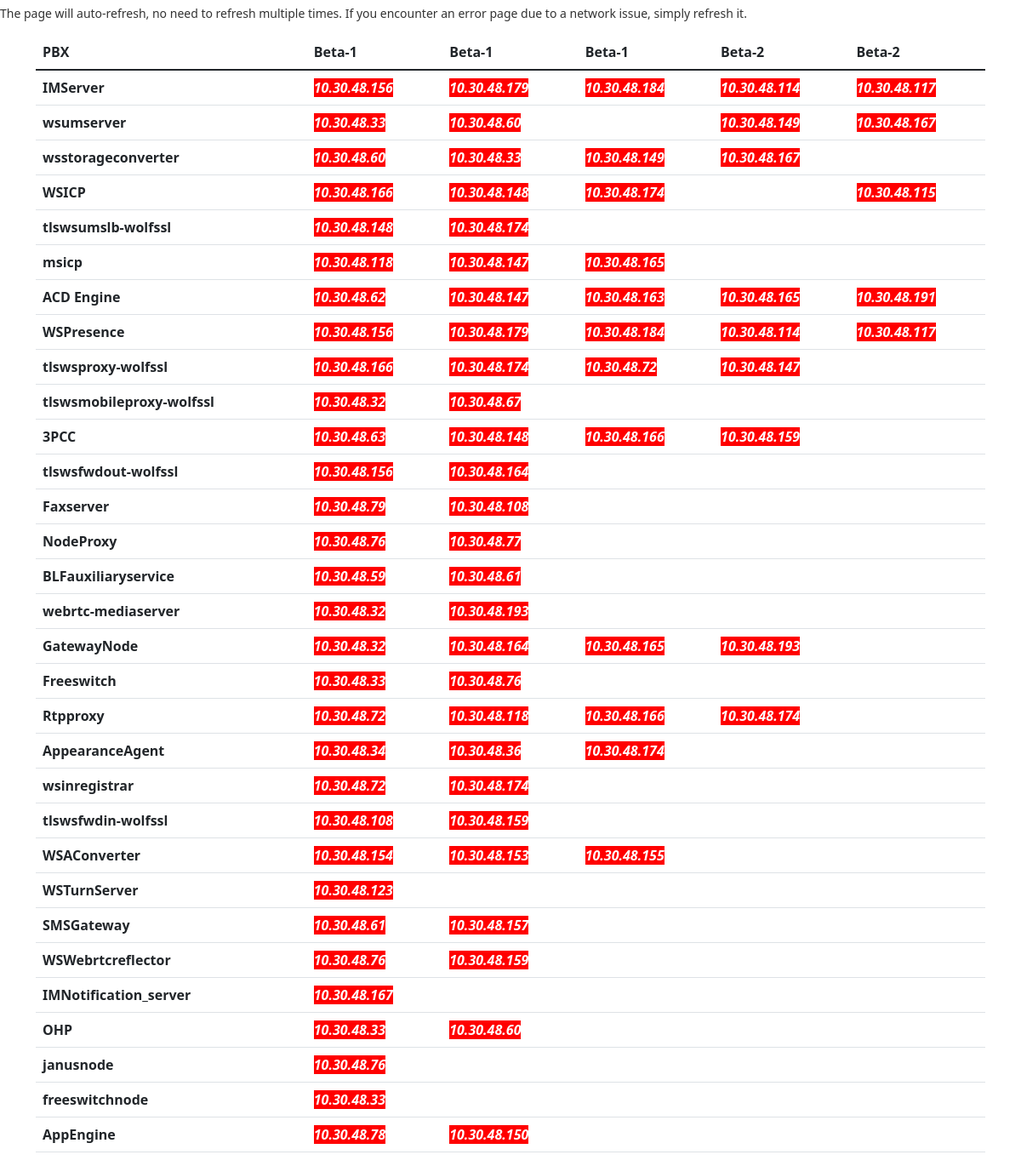
Page /pbx on the committed database.
### Home/models.py (models this page shows, shortened)
class WebBeta2(models.Model):
    service_name = models.CharField(max_length=200)
    ip1 = models.CharField(max_length=200,blank=True)
    ip2 = models.CharField(max_length=200,blank=True)
    ip3 = models.CharField(max_length=200,blank=True)
    ip4 = models.CharField(max_length=200,blank=True)
    ip5 = models.CharField(max_length=200,blank=True)

### Home/views.py (the view)
# urls.py: path("pbx", views.pbx, name='pbx' ),
def pbx(request):
    print("++++++++++++++++++++++++++++++++++++++++++++++++++++++++++++++++++++++")
    WebB1 = WebBeta2.objects.all().values()
    i = 0
    data = []
    for row in WebB1:
        while i < len(WebB1):
            tmp = list((WebB1[i]).values())
            i = i + 1
            data.append(tmp)
    counter1 = 0    #  number of object /service in WebB1
    service_status = []
    service_status_ip = []
    service_status_name = []
    for x in data:
        while counter1 < len(data):
            service_name = data[counter1][1]
            service_ip = data[counter1][2:]
            counter1 = counter1 + 1
            if (service_ip[0] != '' ):
                serviceurl1 = UrlReturn(service_name, service_ip[0])
                res1 = webnagios(serviceurl1)
            else:
                res1 = 'Absent'
            if (service_ip[1] != '' ):
                serviceurl2 = UrlReturn(service_name, service_ip[1])
                res2 = webnagios(serviceurl2)
            else:
                res2 = 'Absent'
            if (service_ip[2] != '' ):
                serviceurl3 = UrlReturn(service_name, service_ip[2])
                res3 = webnagios(serviceurl3)
            else:
                res3 = 'Absent'
            if (service_ip[3] != '' ):
                serviceurl4 = UrlReturn(service_name, service_ip[3])
                res4 = webnagios(serviceurl4)
            else:
                res4 = 'no'
            if (service_ip[4] != '' ):
                serviceurl5 = UrlReturn(service_name, service_ip[4])
                res5 = webnagios(serviceurl5)
            else:
                res5 = 'no'
            service_status.append(res1)
            service_status_ip.append(service_ip[0])
            service_status_name.append(service_name)
            service_status.append(res2)
            service_status_ip.append(service_ip[1])
            service_status_name.append(service_name)
            service_status.append(res3)
            service_status_ip.append(service_ip[2])
            service_status_name.append(service_name)
            service_status.append(res4)
            service_status_ip.append(service_ip[3])
            service_status_name.append(service_name)
            service_status.append(res5)
            service_status_ip.append(service_ip[4])
            service_status_name.append(service_name)
    op =  zip(service_status_name, service_status_ip, service_status)
    print(op)
    cc = list(op)
    lengthofservice = len(WebB1)
    finalpass = np.reshape(cc,(lengthofservice,5,3))
    context = {
        'data':data,
        'service_status':service_status,
        'service_status_ip':service_status_ip,
        'service_status_name':service_status_name,
        'WebB1':WebB1,
        'aaaa' : op,
        'finalpass' : finalpass,
    }
    return render(request, 'pbx.html',context)

### Home/views.py (called while the page is built)
def webnagios(passing_url):
    try:
        request_url = passing_url
        username = 'nagiosadmin'
        password = 'Nagios@beta'
        session = requests.Session()
        request = session.get(request_url, auth=HTTPBasicAuth(username, password), verify=False)
        request.raise_for_status()  # Raise an exception for 4xx and 5xx status codes
        data_json = json.loads(request.text)
        plugin_output = data_json['data']['service']['plugin_output']
        sub_str = "OK"
        sub_str1 = "ok"
        if (plugin_output.lower().find(sub_str.lower()) != -1) or (plugin_output.lower().find(sub_str1.lower()) != -1):
            return "Running"
        else:
            return "Not Running"
    except RequestException as e:
        return f"Error: {e}"
    except (KeyError, json.JSONDecodeError) as e:
        return f"Error parsing JSON response: {e}"

def UrlReturn(service_name,instance_ip):
    return("http://nagios.beta-wspbx.com/nagios/cgi-bin/statusjson.cgi?query=service&hostname=" + instance_ip + "&servicedescription=" + service_name)

### Home/templates/pbx.html (shortened to what this page needs)
{% extends 'base1.html' %}
{% block body %}
<div class='container'>
  <table class="table">
    <thead class="thead-dark">
      <tr>
        <th scope="col">PBX</th>
        <th scope="col">Beta-1</th>
        <th scope="col">Beta-1</th>
        <th scope="col">Beta-1</th>
        <th scope="col">Beta-2</th>
        <th scope="col">Beta-2</th>
      </tr>
    </thead>
    <tbody>
      {% for opp in finalpass %}
      <tr>
        <th scope="row">{{opp.0.0}}</th>
          {% for i in opp %}
              <td>
                {% if i.2 == 'Running'%}
                <div class="ser_run">{{ i.1 }} </div>
                {% else %}
                <div class="ser_nrun">{{ i.1 }} </div>
                {% endif %}
              </td>
          {% endfor %}
        </tr>
        {% endfor %}
    </tbody>
  </table>
</div>
{% endblock body %}

### rows in the picture
WebBeta2: service_name "IMServer", i "10.30.48.156" "10.30.48.179" "10.30.48.184" "10.30.48.114" "10.30.48.117"
WebBeta2: service_name "wsumserver", i "10.30.48.33" "10.30.48.60" "10.30.48.149" "10.30.48.167"
WebBeta2: service_name "wsstorageconverter", i "10.30.48.60" "10.30.48.33" "10.30.48.149" "10.30.48.167"
WebBeta2: service_name "WSICP", i "10.30.48.166" "10.30.48.148" "10.30.48.174" "10.30.48.115"
WebBeta2: service_name "tlswsumslb-wolfssl", i "10.30.48.148" "10.30.48.174"
WebBeta2: service_name "msicp", i "10.30.48.118" "10.30.48.147" "10.30.48.165"
WebBeta2: service_name "ACD Engine", i "10.30.48.62" "10.30.48.147" "10.30.48.163" "10.30.48.165" "10.30.48.191"
WebBeta2: service_name "WSPresence", i "10.30.48.156" "10.30.48.179" "10.30.48.184" "10.30.48.114" "10.30.48.117"
WebBeta2: service_name "tlswsproxy-wolfssl", i "10.30.48.166" "10.30.48.174" "10.30.48.72" "10.30.48.147"
WebBeta2: service_name "tlswsmobileproxy-wolfssl", i "10.30.48.32" "10.30.48.67"
WebBeta2: service_name "3PCC", i "10.30.48.63" "10.30.48.148" "10.30.48.166" "10.30.48.159"
WebBeta2: service_name "tlswsfwdout-wolfssl", i "10.30.48.156" "10.30.48.164"
WebBeta2: service_name "Faxserver", i "10.30.48.79" "10.30.48.108"
WebBeta2: service_name "NodeProxy", i "10.30.48.76" "10.30.48.77"
WebBeta2: service_name "BLFauxiliaryservice", i "10.30.48.59" "10.30.48.61"
WebBeta2: service_name "webrtc-mediaserver", i "10.30.48.32" "10.30.48.193"
WebBeta2: service_name "GatewayNode", i "10.30.48.32" "10.30.48.164" "10.30.48.165" "10.30.48.193"
WebBeta2: service_name "Freeswitch", i "10.30.48.33" "10.30.48.76"
WebBeta2: service_name "Rtpproxy", i "10.30.48.72" "10.30.48.118" "10.30.48.166" "10.30.48.174"
WebBeta2: service_name "AppearanceAgent", i "10.30.48.34" "10.30.48.36" "10.30.48.174"
WebBeta2: service_name "wsinregistrar", i "10.30.48.72" "10.30.48.174"
WebBeta2: service_name "tlswsfwdin-wolfssl", i "10.30.48.108" "10.30.48.159"
WebBeta2: service_name "WSAConverter", i "10.30.48.154" "10.30.48.153" "10.30.48.155"
WebBeta2: service_name "WSTurnServer", i "10.30.48.123"
WebBeta2: service_name "SMSGateway", i "10.30.48.61" "10.30.48.157"
WebBeta2: service_name "WSWebrtcreflector", i "10.30.48.76" "10.30.48.159"
WebBeta2: service_name "IMNotification_server", i "10.30.48.167"
WebBeta2: service_name "OHP", i "10.30.48.33" "10.30.48.60"
WebBeta2: service_name "janusnode", i "10.30.48.76"
WebBeta2: service_name "freeswitchnode", i "10.30.48.33"
WebBeta2: service_name "AppEngine", i "10.30.48.78" "10.30.48.150"
